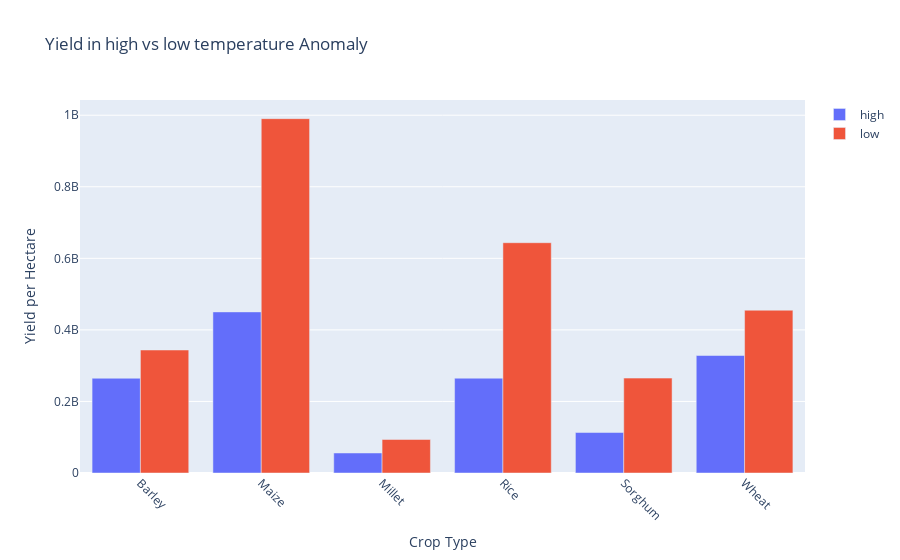
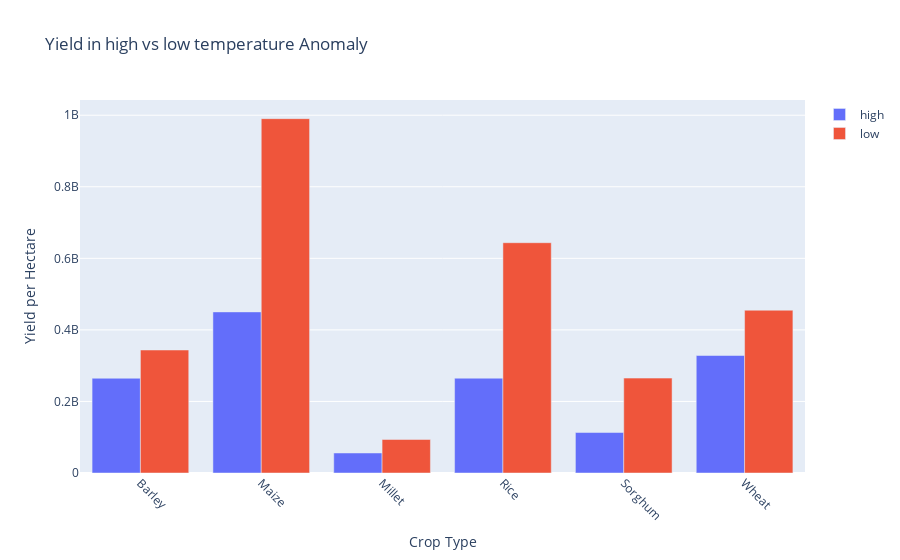

Notebook cell for these charts, in order:
### Code cell
import plotly.graph_objects as go
regions=df_crop_temp_high_low_i['Item']
high = df_crop_temp_high_low_i['yield_high']
low =df_crop_temp_high_low_i['yield_low']
fig = go.Figure(data=[
    go.Bar(name='high', x=regions, y=high),
    go.Bar(name='low', x=regions, y=low)
])
# Change the bar mode
fig.update_layout(barmode='group', xaxis_tickangle = 45, title = 'Yield in high vs low temperature Anomaly', 
xaxis_title="Crop Type",
yaxis_title="Yield per Hectare")                  

fig.show()

### Figure 1 — Plotly figure (JSON) as saved in the notebook; plotly's stock layout.template omitted (floating-point values rounded to 4 significant figures)
{"data": [{"name": "high", "type": "bar", "x": ["Barley", "Maize", "Millet", "Rice", "Sorghum", "Wheat"], "y": [264857495, 450261303, 55939892, 264996551, 113150759, 328412749]}, {"name": "low", "type": "bar", "x": ["Barley", "Maize", "Millet", "Rice", "Sorghum", "Wheat"], "y": [343775426, 990381922, 93654532, 643629657, 265219123, 454985991]}], "layout": {"barmode": "group", "title": {"text": "Yield in high vs low temperature Anomaly"}, "xaxis": {"tickangle": 45, "title": {"text": "Crop Type"}}, "yaxis": {"title": {"text": "Yield per Hectare"}}}}

### Figure 2 — Plotly figure (JSON) as saved in the notebook; plotly's stock layout.template omitted (floating-point values rounded to 4 significant figures)
{"data": [{"name": "high", "type": "bar", "x": ["Barley", "Maize", "Millet", "Rice", "Sorghum", "Wheat"], "y": [264857495, 450261303, 55939892, 264996551, 113150759, 328412749]}, {"name": "low", "type": "bar", "x": ["Barley", "Maize", "Millet", "Rice", "Sorghum", "Wheat"], "y": [343775426, 990381922, 93654532, 643629657, 265219123, 454985991]}], "layout": {"barmode": "group", "title": {"text": "Yield in high vs low temperature Anomaly"}, "xaxis": {"tickangle": 45, "title": {"text": "Crop Type"}}, "yaxis": {"title": {"text": "Yield per Hectare"}}}}
